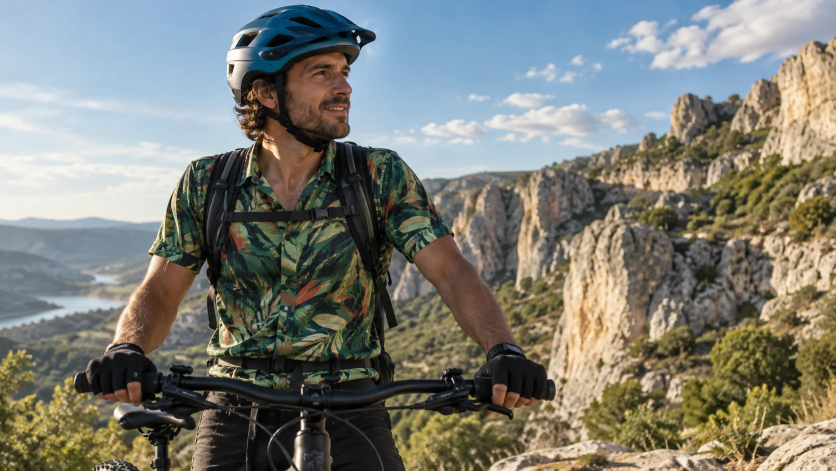
#> input picture ui-gallery/sliders/vertical-aperture/assets/bike.webp, 1672 x 941 px, given in place of source-01.jpg, which was not available (shown at 1/2 size)
$ python compare.py
#> lines starting #> are read from the running program, lines starting #| are printed output that depends on the picture; after the words box and inside, x2 and y2 are one past the last pixel; in counts of white or black regions, pixels touching at a corner belong together; pictures that were not available may be replaced by others from this repository, and a replacement may not be noted
"""Source/render phase comparison. Assets differ: compare plane, seam and stage geometry.
Run after verify.mjs. Original source video is evidence only, never app input.
"""
from pathlib import Path
from PIL import Image,ImageDraw,ImageFont
import json,numpy as np
base=Path('../motion-benchmark-correction/slider-corrections/vertical-aperture')
seams={0:634,200:502,600:471,800:718,1000:687,1200:683,1600:661,1800:496,2000:517,2200:745,2400:640,2600:453,3000:554,3200:576,3400:630,3600:509,3800:593}
measurements=[]
for i in range(20):
 t=i*200; src=Image.open(base/f'source-{i+1:02d}.jpg');a=np.asarray(src).astype(float)
#> further down, src is the input picture: PIL image 1672x941 RGB; mean R, G, B 124.7, 125.9, 117.8
 m=np.max(abs(a[350:775,420:1170]-a[350:775,300,None,:]),axis=2)>30
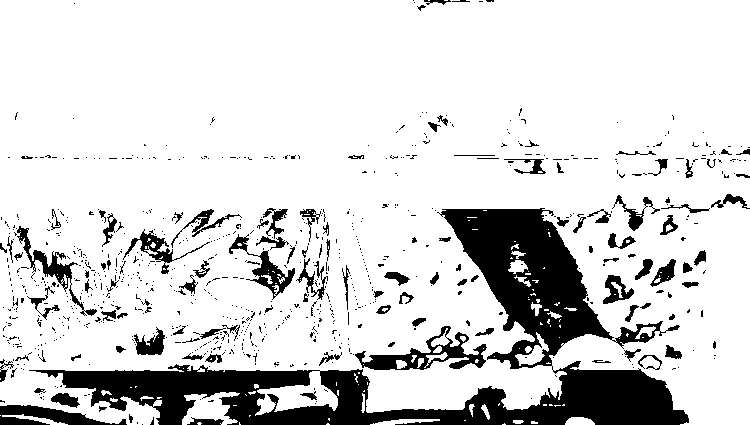
#> m: shape (425, 750) bool; 84% white; 831 black regions (714 under 20 px), largest, box (x1, y1, x2, y2) and area: (29, 208, 689, 425) 33620, (355, 326, 487, 370) 1815, (0, 405, 127, 425) 1355
 ys=np.where(m.sum(1)>300)[0];top=int(ys[0]+350);bottom=int(ys[-1]+350)
#> after `ys = np.where(m.sum(1) > 300)[0]`: ys = 410 values from 0 to 409
#> after `top = int(ys[0] + 350)`: top = 350
#> after `bottom = int(ys[-1] + 350)`: bottom = 759
 row=[]
 for u in [.01,.5,.99]:
  y=round(top+(bottom-top)*u);xx=np.where(m[y-350])[0];row.append([int(xx[0]+420),int(xx[-1]+420)])
#> this loop made 3 passes
#> y on passes 1 to 3: 354, 554, 755
#> after the loop, row = [[420, 1169], [420, 1169], [420, 1169]]
 render=Image.open(base/f'render-{t:04d}.png');r=np.asarray(render).astype(float)
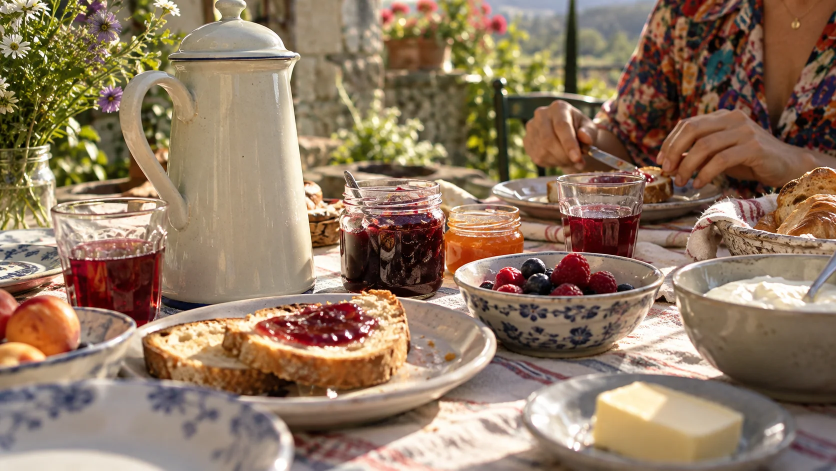
#> input picture ui-gallery/sliders/vertical-aperture/assets/breakfast.webp, 1672 x 941 px, given in place of render-0000.png, which was not available (shown at 1/2 size)
#> further down, render is the input picture: PIL image 1672x941 RGB; mean R, G, B 144.1, 120.3, 97.8
 # same plane crop, normalized to original page coordinates
 rm=np.max(abs(r[116:541,225:975]-r[116:541,105,None,:]),axis=2)>30
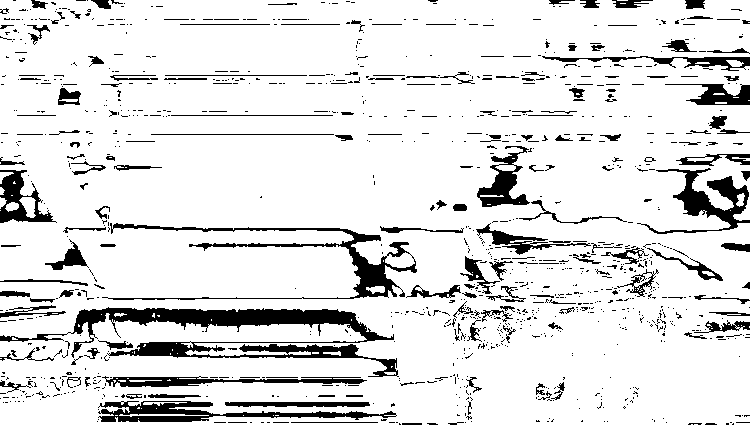
#> rm: shape (425, 750) bool; 87.9% white; 1093 black regions (916 under 20 px), largest, box (x1, y1, x2, y2) and area: (0, 307, 399, 377) 7362, (102, 223, 417, 300) 3234, (98, 401, 397, 422) 2448
 ry=np.where(rm.sum(1)>300)[0];rtop=int(ry[0]+350);rbottom=int(ry[-1]+350)
#> after `ry = np.where(rm.sum(1) > 300)[0]`: ry = 425 values from 0 to 424
#> after `rtop = int(ry[0] + 350)`: rtop = 350
#> after `rbottom = int(ry[-1] + 350)`: rbottom = 774
 source_seam=seams.get(t); found=None
 if source_seam:
  expected=source_seam-234;g=abs(np.diff(r[:,335:875],axis=0)).mean((1,2));lo=max(0,expected-8);hi=min(len(g),expected+9)
#> after `g = abs(np.diff(r[:, 335:875], axis=0)).mean((1, 2))`: g = 940 values, max 23.65 at index 119, min 1.41 at index 930, mean 5.28
#> after `hi = min(len(g), expected + 9)`: hi = 409
  found=int(g[lo:hi].argmax()+lo+234)
#> found = 634
#> (the run stopped early here; a loop or call above may not have finished)
